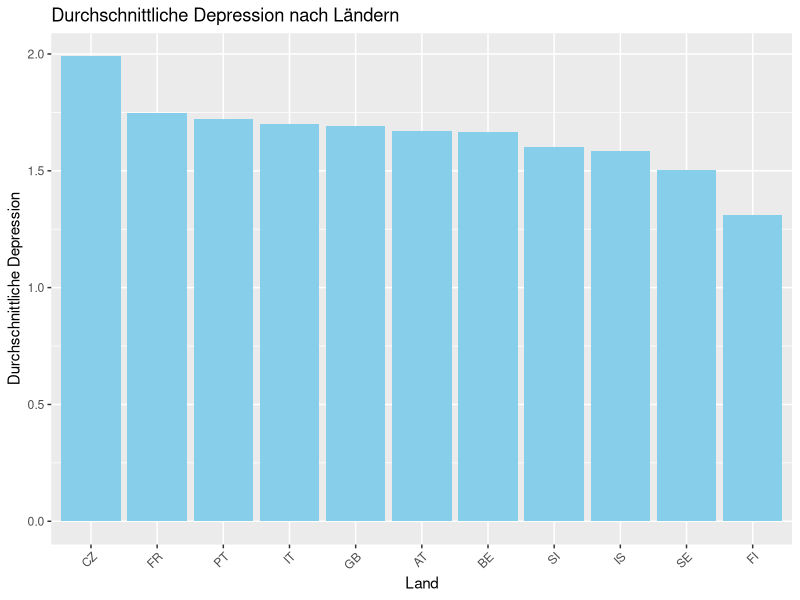
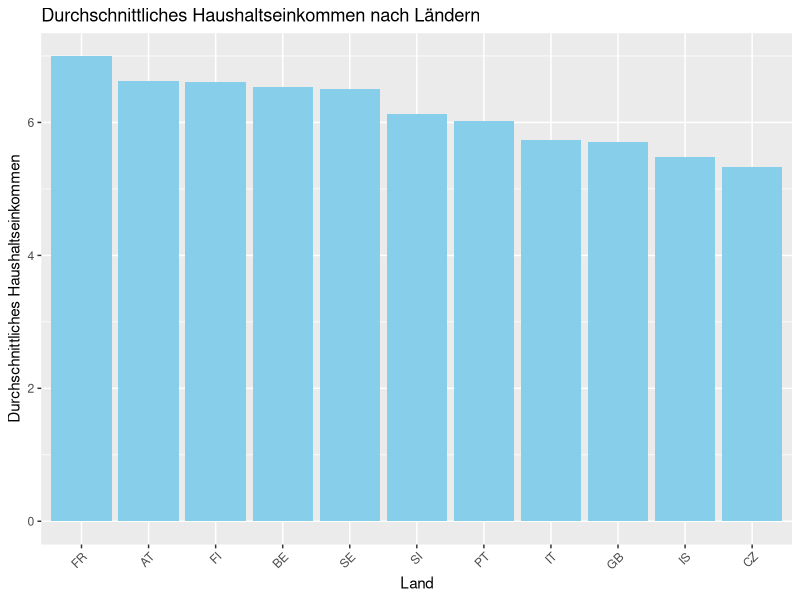
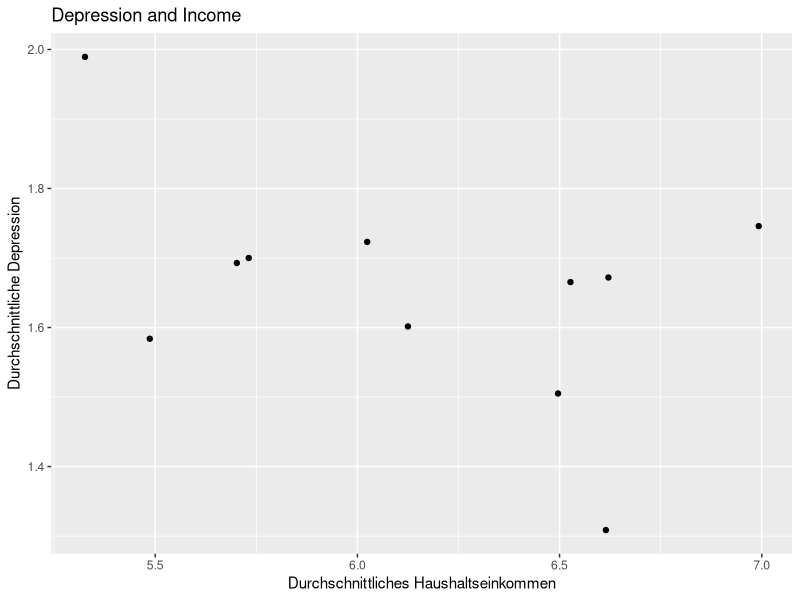
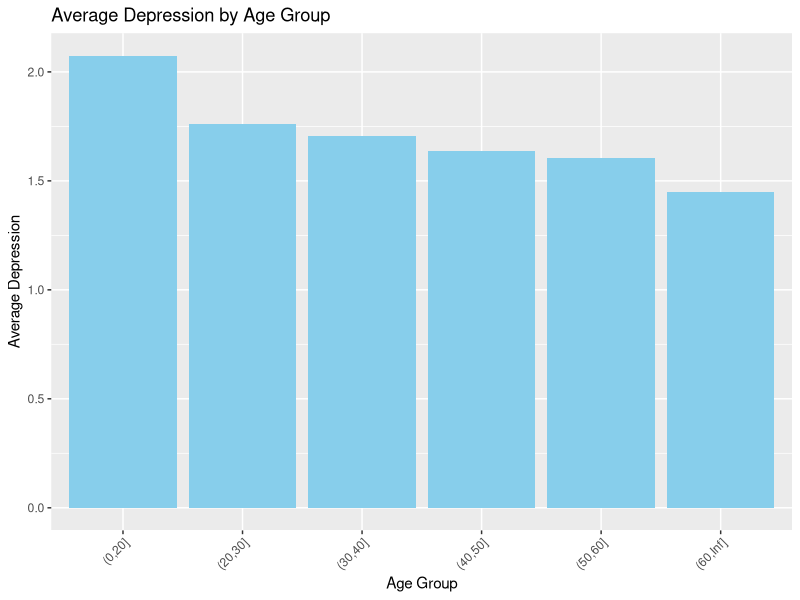
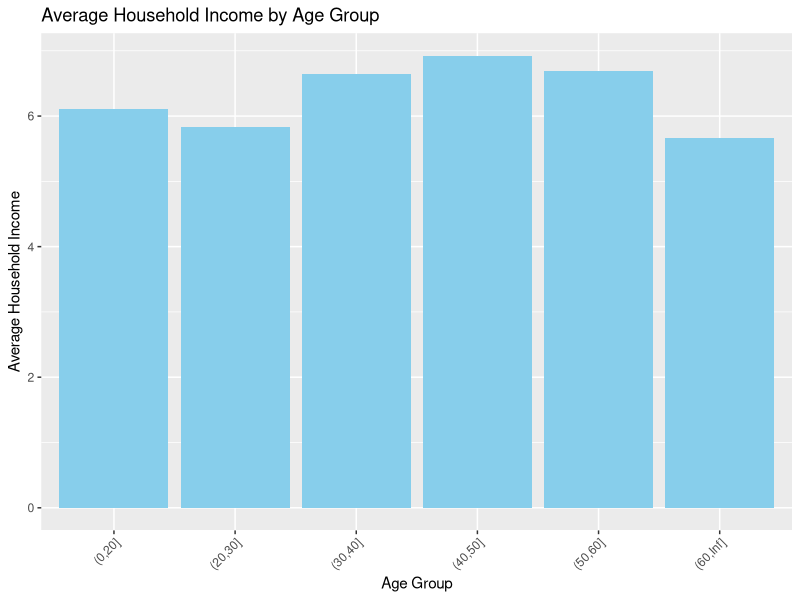
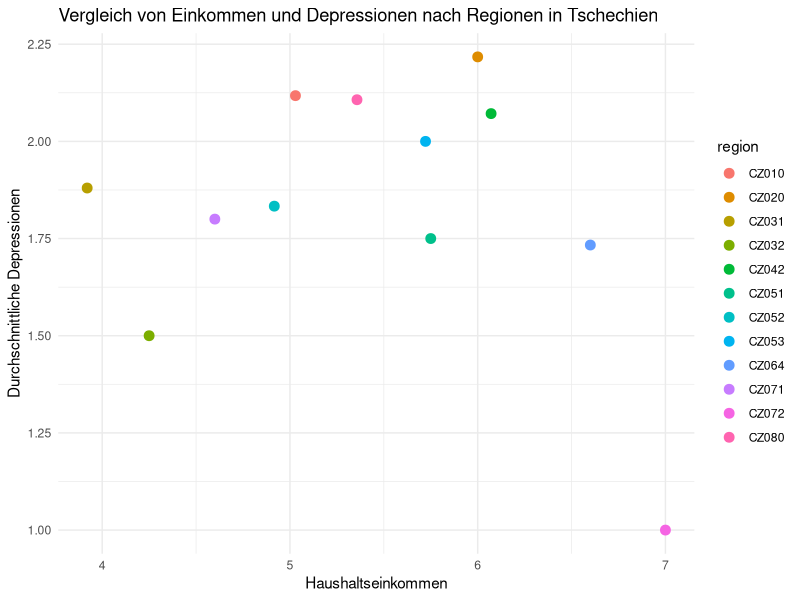

R code for these plots, in order:
install.packages("haven")
install.packages("dplyr")
install.packages("ggplot2")
library(haven)
library(dplyr)
library(ggplot2)

# Read the SPSS data file into a dataframe
subset_data <- read.csv("subset_data.csv")
View(subset_data)

# Cleaning Data Filter out rows with missing values in any column
cleaned_data <- subset_data[complete.cases(subset_data), ]

# Average Depression per Land
depression_by_country <- cleaned_data %>%
  group_by(cntry) %>%
  summarise(avg_depression = mean(w4q47, na.rm = TRUE))

# Bar Chart for average Depression
ggplot(depression_by_country, aes(x = reorder(cntry, -avg_depression), y = avg_depression)) +
  geom_bar(stat = "identity", fill = "skyblue") +
  labs(x = "Land", y = "Durchschnittliche Depression", title = "Durchschnittliche Depression nach Ländern") +
  theme(axis.text.x = element_text(angle = 45, hjust = 1))

# Average household income per country
hincome_by_country <- cleaned_data %>%
  group_by(cntry) %>%
  summarise(avg_hincome = mean(hinctnta, na.rm = TRUE))

# Bar chart for average household income
ggplot(hincome_by_country, aes(x = reorder(cntry, -avg_hincome), y = avg_hincome)) +
  geom_bar(stat = "identity", fill = "skyblue") +
  labs(x = "Land", y = "Durchschnittliches Haushaltseinkommen", title = "Durchschnittliches Haushaltseinkommen nach Ländern") +
  theme(axis.text.x = element_text(angle = 45, hjust = 1))

# Scatterplot between average depression and average household income
ggplot(data = merge(depression_by_country, hincome_by_country, by = "cntry"), aes(x = avg_hincome, y = avg_depression)) +
  geom_point() +
  labs(x = "Durchschnittliches Haushaltseinkommen", y = "Durchschnittliche Depression", title = "Depression and Income")

# Group by age + depression and household income
depression_by_age <- cleaned_data %>%
  group_by(age_group = cut(agea, breaks = c(0, 20, 30, 40, 50, 60, Inf))) %>%
  summarise(avg_depression = mean(w4q47, na.rm = TRUE))

hincome_by_age <- cleaned_data %>%
  group_by(age_group = cut(agea, breaks = c(0, 20, 30, 40, 50, 60, Inf))) %>%
  summarise(avg_hincome = mean(hinctnta, na.rm = TRUE))

# Visualization: Bar chart for average depression by age group
ggplot(depression_by_age, aes(x = age_group, y = avg_depression)) +
  geom_bar(stat = "identity", fill = "skyblue") +
  labs(x = "Age Group", y = "Average Depression", title = "Average Depression by Age Group") +
  theme(axis.text.x = element_text(angle = 45, hjust = 1))

# Visualization: Bar chart for average household income by age group
ggplot(hincome_by_age, aes(x = age_group, y = avg_hincome)) +
  geom_bar(stat = "identity", fill = "skyblue") +
  labs(x = "Age Group", y = "Average Household Income", title = "Average Household Income by Age Group") +
  theme(axis.text.x = element_text(angle = 45, hjust = 1))







# Daten für Tschechien filtern
czech_data <- cleaned_data %>%
  filter(cntry == "CZ")

# Durchschnittliche Depressionen für jede Region in Tschechien berechnen
average_depression <- czech_data %>%
  group_by(region) %>%
  summarise(avg_depression = mean(w4q47, na.rm = TRUE))

# Durchschnittseinkommen für jede Region in Tschechien berechnen
average_income <- czech_data %>%
  group_by(region) %>%
  summarise(avg_income = mean(hinctnta, na.rm = TRUE))

# Zusammenführen der durchschnittlichen Depressionen und des Durchschnittseinkommens nach Region
merged_data <- merge(average_depression, average_income, by = "region")

# Punktdiagramm für Durchschnittseinkommen und durchschnittliche Depressionen nach Region
ggplot(merged_data, aes(x = avg_income, y = avg_depression, color = region)) +
  geom_point(size = 3) +
  labs(x = "Haushaltseinkommen", y = "Durchschnittliche Depressionen", 
       title = "Vergleich von Einkommen und Depressionen nach Regionen in Tschechien") +
  theme_minimal()
